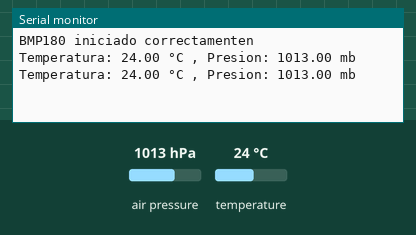
Simulated run of this sketch. Board: Arduino Uno, built with avr-gcc and run on an emulated ATmega328P. On the bench: the last lines printed to the serial monitor. Inputs (shaded band) come from the test bench; at power-on: air pressure 1013 hPa, temperature 24 °C.

Above: at 1.8 s.
1.9 s: air pressure set to 952 hPa
At 2.9 s:
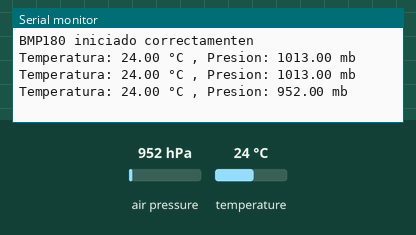
3.4 s: temperature set to 12 °C
At 4.7 s:
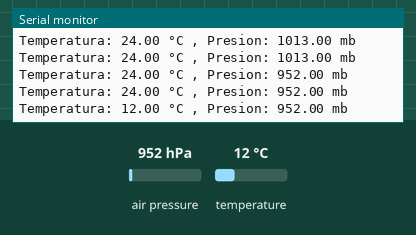
4.9 s: air pressure set to 975 hPa
At 5.7 s:
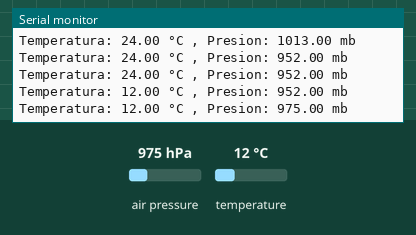
Timing chart, 0 to 7.9 s (numbered marks = the images above; inputs shaded):
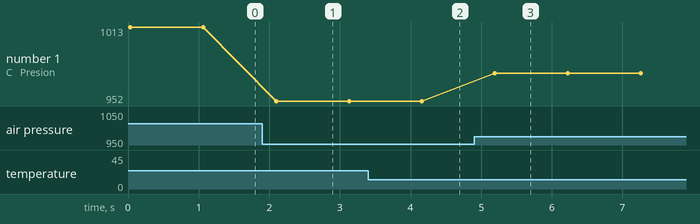

The sketch:

bmp.ino
```cpp
#include <SFE_BMP180.h>

SFE_BMP180 bmp180;

void setup()
{
  Serial.begin(9600);

  if (bmp180.begin())
    Serial.println("BMP180 iniciado correctamenten");
  else
  {
    Serial.println("Error al iniciar el BMP180");
    while(1); // bucle infinito
  }
}

void loop()
{
  char status;
  double T,P;

  status = bmp180.startTemperature();//Inicio de lectura de temperatura
  if (status != 0)
  {
    delay(status); //Pausa para que finalice la lectura
    status = bmp180.getTemperature(T); //Obtener la temperatura
    if (status != 0)
    {
      status = bmp180.startPressure(3); //Inicio lectura de presión
      if (status != 0)
      {
        delay(status);//Pausa para que finalice la lectura
        status = bmp180.getPressure(P,T); //Obtenemos la presión
        if (status != 0)
        {
          Serial.print("Temperatura: ");
          Serial.print(T,2);
          Serial.print(" °C , ");
          Serial.print("Presion: ");
          Serial.print(P,2);
          Serial.println(" mb");
        }
      }
    }
  }
  delay(1000);
}
```

Measured:
- after the input at 1.9 s, the serial monitor: prints a new line after 0.20 s (image 1)
- after the input at 3.4 s, the serial monitor: prints a new line after 0.76 s (image 2)
- after the input at 4.9 s, the serial monitor: prints a new line after 0.29 s (image 3)
- plotted number 1: 1013 → 952 after the input at 1.9 s, 952 → 975 after the input at 4.9 s
